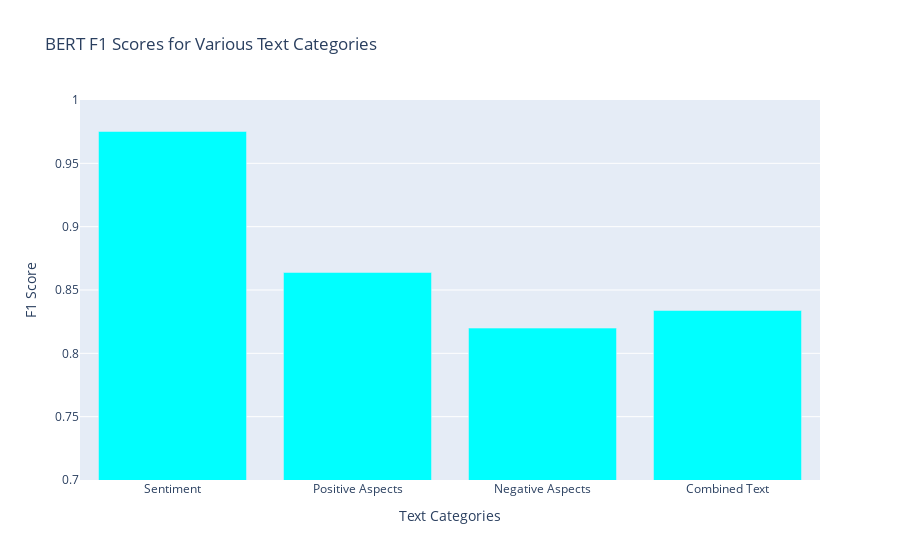

Notebook code cell kept with this figure:
### Code cell
import plotly.graph_objects as go

# BERT F1 Scores for different categories
categories = ['Sentiment', 'Positive Aspects', 'Negative Aspects', 'Combined Text']
f1_scores = [0.9751262068748474, 0.8638384938240051, 0.8199167847633362, 0.8338488340377808]

# Create a bar chart
fig = go.Figure([go.Bar(x=categories, y=f1_scores, marker_color='aqua')])

# Update layout
fig.update_layout(title='BERT F1 Scores for Various Text Categories',
                  xaxis_title='Text Categories',
                  yaxis_title='F1 Score',
                  yaxis=dict(range=[0.7, 1]))  # Adjust y-axis to better showcase differences

# Show the figure
fig.show()

### Figure 1 — Plotly figure (JSON) as saved in the notebook; plotly's stock layout.template omitted (floating-point values rounded to 4 significant figures)
{"data": [{"marker": {"color": "aqua"}, "type": "bar", "x": ["Sentiment", "Positive Aspects", "Negative Aspects", "Combined Text"], "y": [0.9751, 0.8638, 0.8199, 0.8338]}], "layout": {"title": {"text": "BERT F1 Scores for Various Text Categories"}, "xaxis": {"title": {"text": "Text Categories"}}, "yaxis": {"range": [0.7, 1], "title": {"text": "F1 Score"}}}}
